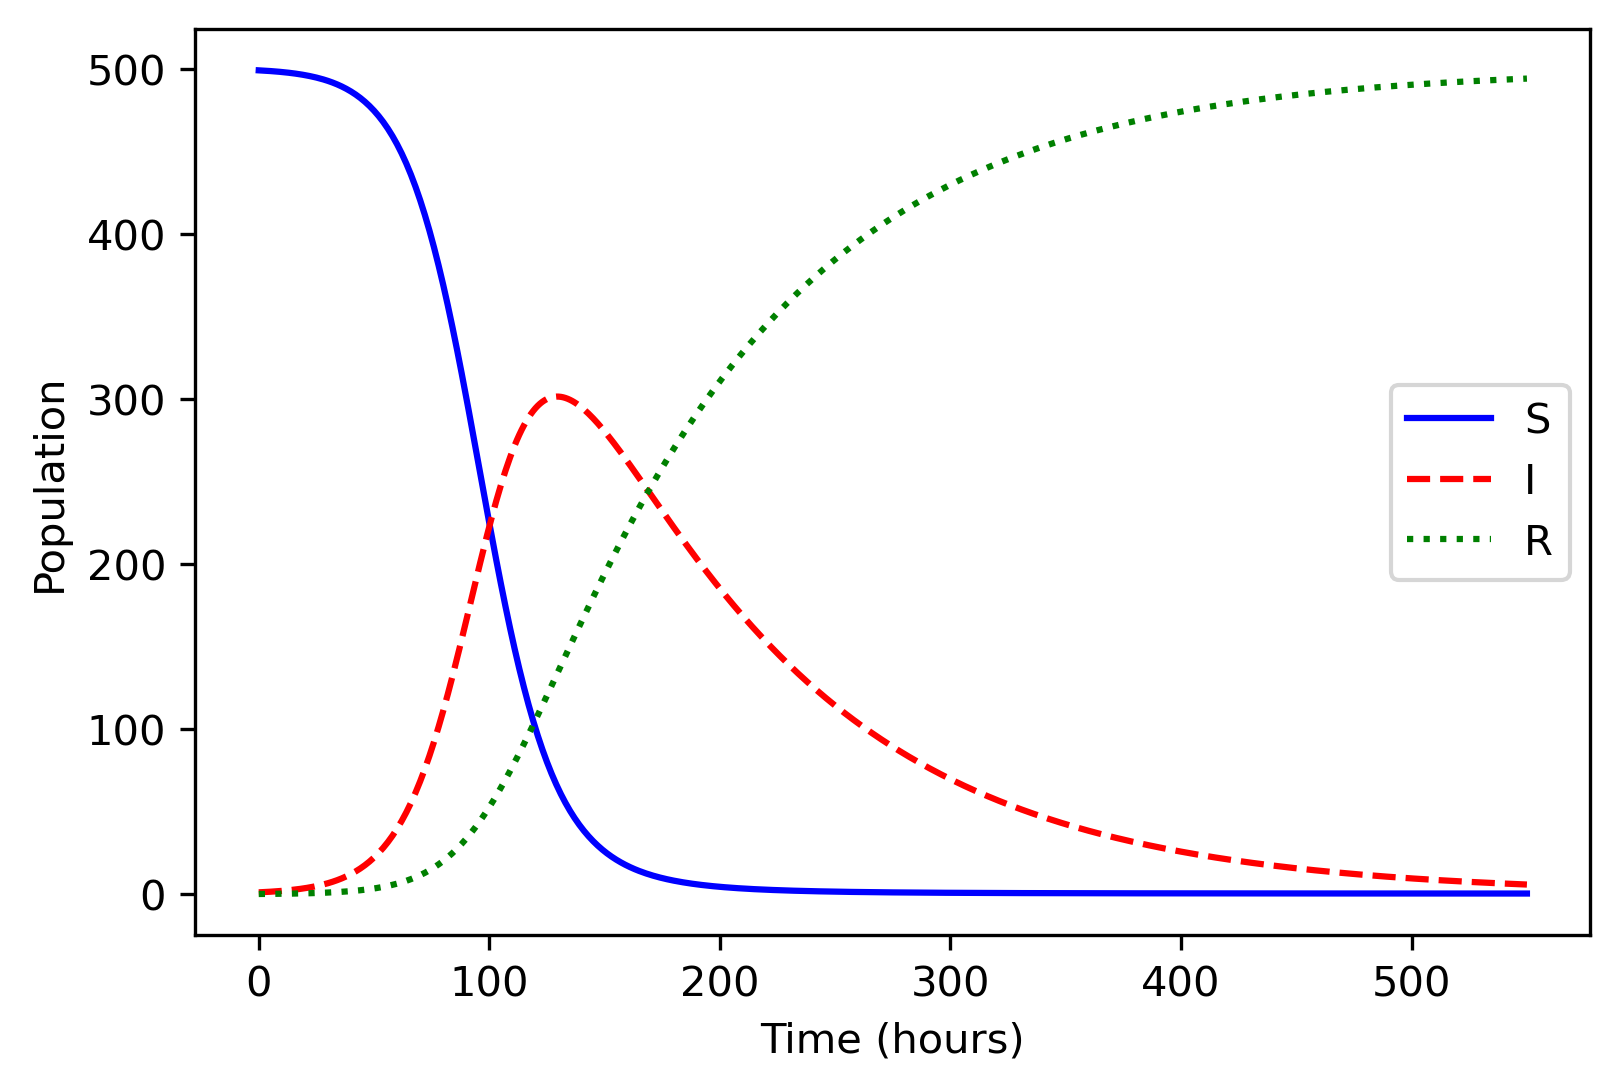

Reproduce this figure in Python.
#!/usr/bin/env python3
# -*- coding: utf-8 -*-
"""
BE523 Biosystems Analysis & Design
HW13 - Question 7. SIR model for the British boarding school example

Created on Sat Feb 27 14:16:35 2021
@author: eduardo
"""
import numpy as np
import matplotlib.pyplot as plt

d = 100  # time of infection, hours
alpha = 1.5e-4  #rate of infection 1/person-hr
N = 500  # total population
B = 1/d  # rate of recovery
steps = 550  # time of simulation
dt = 1  # time step, hours
I0 = 1
S0 = N - I0

t = np.linspace(0, steps, int(steps/dt)+1)

S = np.zeros(len(t))
I = np.zeros(len(t))
R = np.zeros(len(t))
S[0], I[0], R[0] = S0, I0, 0

# Numerical solution to SIR model, using Euler method
for i in range(1, len(t)):
    S[i] = S[i-1] + (-alpha * S[i-1] * I[i-1]) * dt
    I[i] = I[i-1] + (alpha * S[i-1] * I[i-1] - B*I[i-1]) * dt
    R[i] = R[i-1] + B * I[i-1] * dt

plt.figure(0)
plt.plot(t, S, 'b-', label='S')
plt.plot(t, I, 'r--', label='I')
plt.plot(t, R, 'g:', label='R')
plt.legend(loc='best')
plt.xlabel('Time (hours)')
plt.ylabel('Population')
plt.savefig('q7_SIR_school.png', dpi=300, bbox_inches='tight')
plt.show()